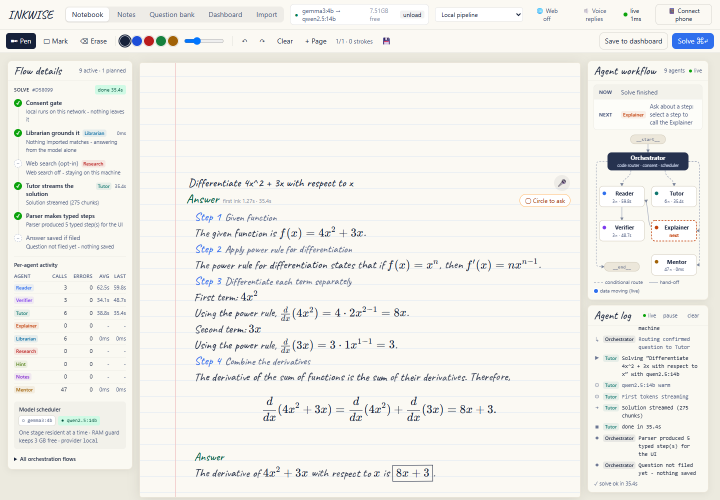
#> input picture bench/flicker-live.png, 1440 x 1000 px (shown at 1/2 size)
$ python -i test_math_ocr.py   (imports and definitions only)
#> lines starting #> are read from the running program, lines starting #| are printed output that depends on the picture; after the words box and inside, x2 and y2 are one past the last pixel; in counts of white or black regions, pixels touching at a corner belong together
#> further down, picture is the input picture: PIL image 1440x1000 RGB; mean R, G, B 241.1, 240.2, 235.3
"""Measure handwritten-maths transcription accuracy under different preprocessing.

The reported failure was "4x^2" being read as "2x^2": a coefficient error that
silently invalidates the whole solution. Small crops are the suspect - the
vision encoder works at a fixed tile size, so a 594x377 crop is effectively
upsampled by the model rather than by us, losing stroke detail.
"""
import base64
import io
import json
import sys
import time
from pathlib import Path

import httpx
from PIL import Image, ImageEnhance, ImageOps

sys.path.insert(0, str(Path(__file__).resolve().parents[1] / "backend"))
# [1 line not run here, left out]

from app.ai import prompts  # noqa: E402

HERE = Path(__file__).parent
OLLAMA = "http://127.0.0.1:11434"
MODEL = "gemma3:4b"

EXPECT = {
    "deriv4x2": ["4x^2", "4x"],
    "deriv7x3": ["7x^3", "7x"],
    "integ3x2": ["3x^2", "3x"],
    "quad": ["2x^2", "7x", "3"],
    "frac": ["8x^4", "2x^2"],
}


def crop_ink(im, pad=36, threshold=170):
#> called with pad = 36, threshold = 170
    mask = im.convert("L").point(lambda v: 255 if v < threshold else 0, "L")
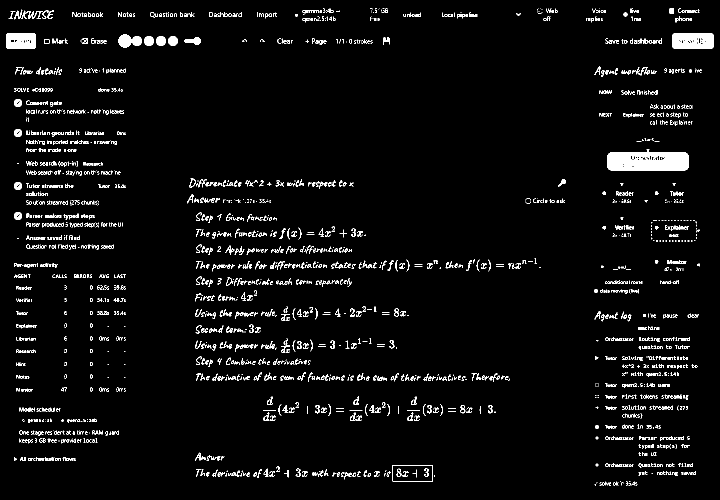
#> mask: PIL image 1440x1000 L (shown at 1/2 size); 3.7% white; 2143 white regions (1348 under 20 px), largest, box (x1, y1, x2, y2) and area: (1215, 299, 1377, 341) 5291, (1344, 66, 1428, 98) 2377, (12, 66, 72, 98) 1752
    box = mask.getbbox()
#> box = (12, 16, 1428, 971)
    if not box:
        return im
    l, t, r, b = box
#> l = 12; t = 16; r = 1428; b = 971
    return im.crop((max(0, l - pad), max(0, t - pad),
                    min(im.width, r + pad), min(im.height, b + pad)))


def variant_baseline(im):
    return crop_ink(im)


def variant_upscaled(im, target=1120):
    im = crop_ink(im)
    if max(im.size) < target:
        s = target / max(im.size)
        im = im.resize((round(im.width * s), round(im.height * s)), Image.LANCZOS)
    return im


def variant_sharpened(im, target=1120):
    im = variant_upscaled(im, target)
    im = ImageOps.autocontrast(im.convert("L"), cutoff=1).convert("RGB")
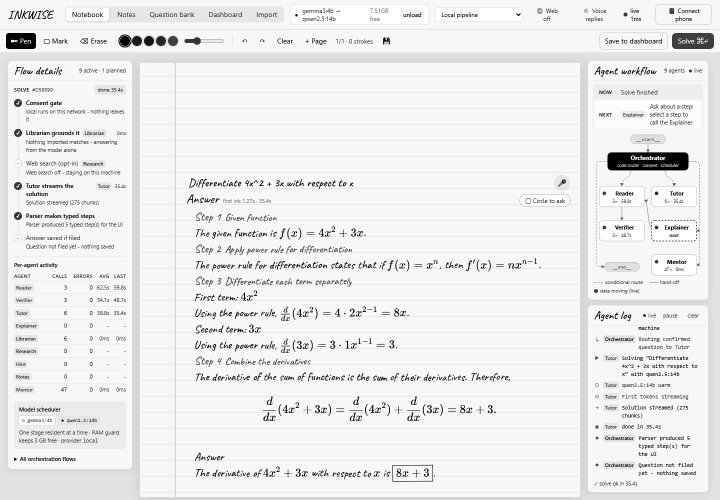
#> im: PIL image 1440x1000 RGB (shown at 1/2 size); min 0, max 255, mean 235.6
    return ImageEnhance.Sharpness(im).enhance(1.8)


VARIANTS = {"baseline": variant_baseline,
            "upscaled": variant_upscaled,
            "upscaled+sharp": variant_sharpened}


# [16 lines left out: functions b64, ask, not called in this run]


def norm(s):
    return (s.replace(" ", "").replace("\\cdot", "").replace("{", "")
            .replace("}", "").replace("\\", "").replace("$", "").lower())


def score(text, expect):
    n = norm(text)
    return sum(1 for e in expect if norm(e) in n), len(expect)


# [27 lines left out: function main, not called in this run]


# [2 lines not run here, left out]

>>> from PIL import Image
>>> picture = Image.open('flicker-live.png')
>>> result = variant_sharpened(picture)

$ run again, on bench/revise.png
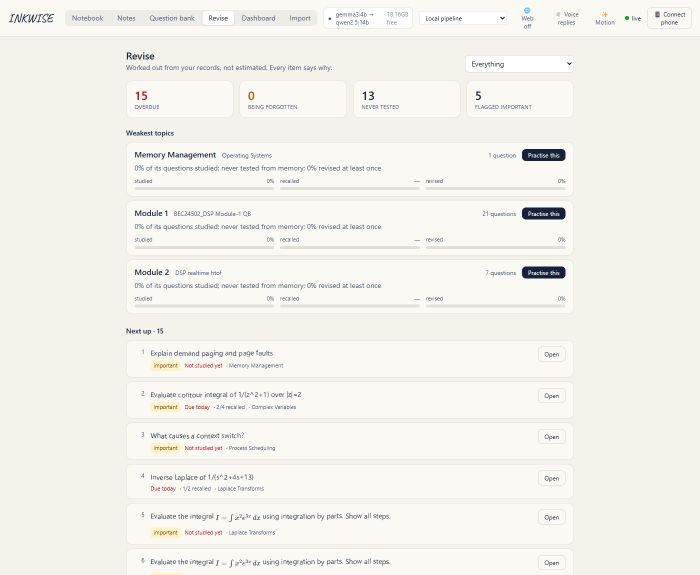
#> input picture bench/revise.png, 1400 x 1150 px (shown at 1/2 size)
#> picture is the input picture: PIL image 1400x1150 RGB; mean R, G, B 243.8, 242, 235.5
#> in crop_ink, `mask = im.convert("L").point(lambda v: 255 if v < threshold else 0, "L")`:
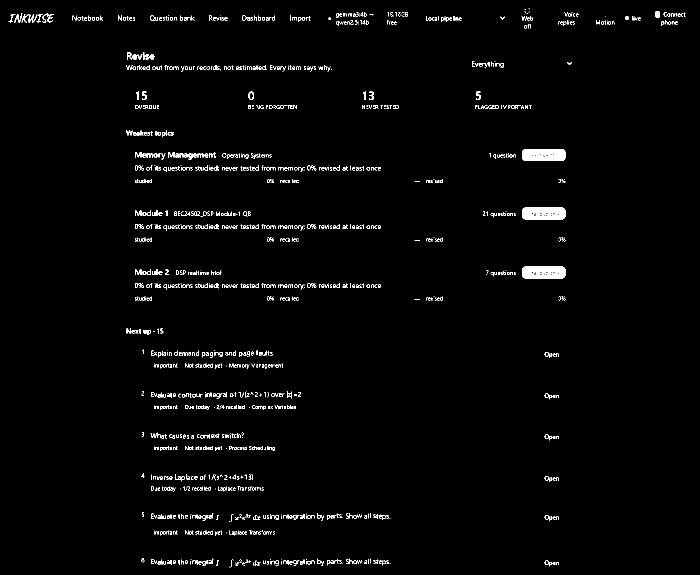
#> mask: PIL image 1400x1150 L (shown at 1/2 size); 1.7% white in thin lines or dots
#> box = (17, 16, 1371, 1135)
#> l = 17; t = 16; r = 1371; b = 1135
#> in variant_sharpened, `im = ImageOps.autocontrast(im.convert("L"), cutoff=1).convert("RGB")`:
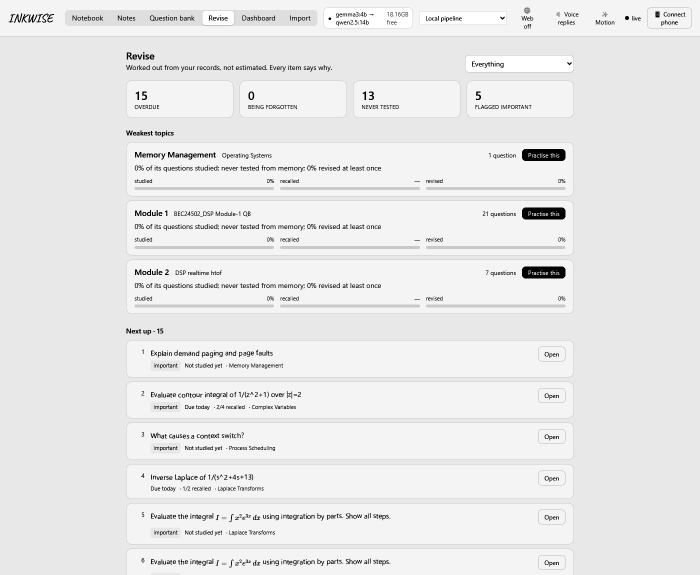
#> im: PIL image 1400x1150 RGB (shown at 1/2 size); min 0, max 255, mean 232.7

$ run again, on bench/rule-520.png
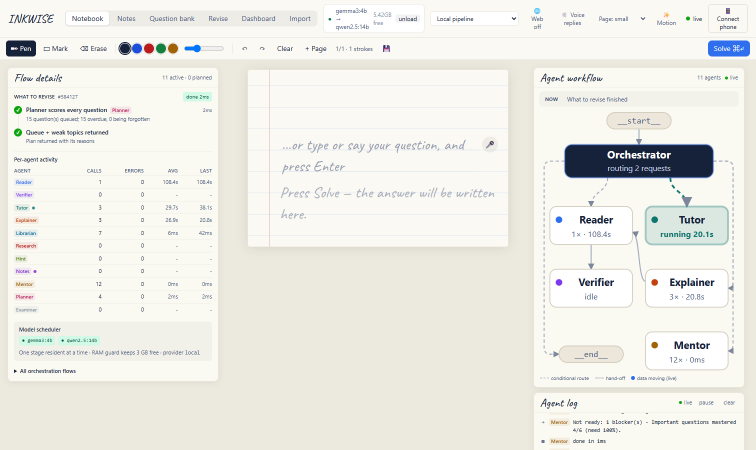
#> input picture bench/rule-520.png, 1512 x 900 px (shown at 1/2 size)
#> picture is the input picture: PIL image 1512x900 RGB; mean R, G, B 237.3, 236.6, 230.3
#> in crop_ink, `mask = im.convert("L").point(lambda v: 255 if v < threshold else 0, "L")`:
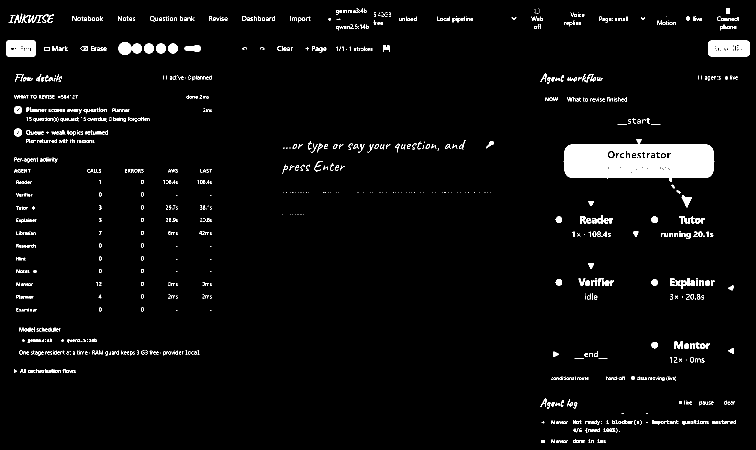
#> mask: PIL image 1512x900 L (shown at 1/2 size); 3.5% white; 1171 white regions (783 under 20 px), largest, box (x1, y1, x2, y2) and area: (1127, 278, 1429, 364) 18610, (1416, 81, 1500, 113) 2377, (12, 81, 72, 113) 1752
#> box = (12, 16, 1500, 886)
#> l = 12; t = 16; r = 1500; b = 886
#> in variant_sharpened, `im = ImageOps.autocontrast(im.convert("L"), cutoff=1).convert("RGB")`:
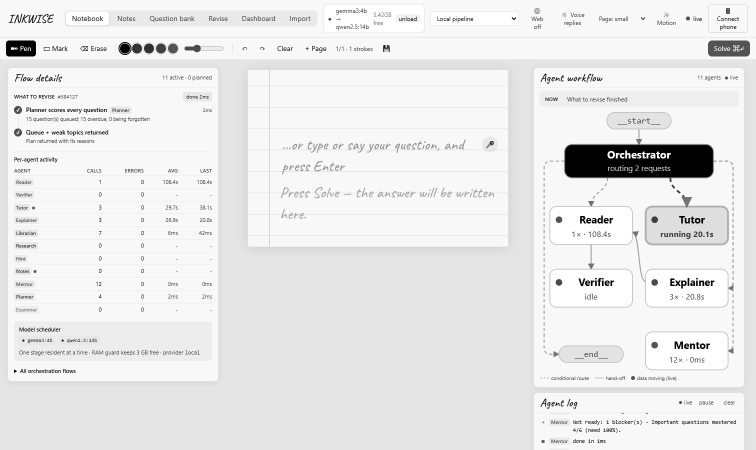
#> im: PIL image 1512x900 RGB (shown at 1/2 size); min 0, max 255, mean 233.1

$ run again, on bench/rule-700.png
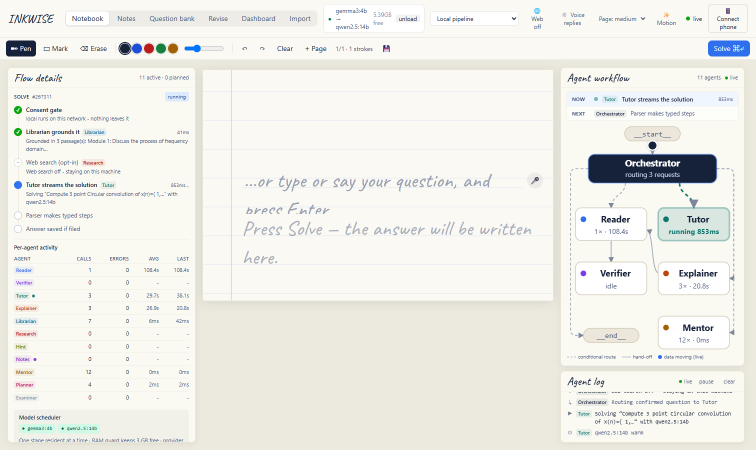
#> input picture bench/rule-700.png, 1512 x 900 px (shown at 1/2 size)
#> picture is the input picture: PIL image 1512x900 RGB; mean R, G, B 238.8, 238.2, 232.4
#> in crop_ink, `mask = im.convert("L").point(lambda v: 255 if v < threshold else 0, "L")`:
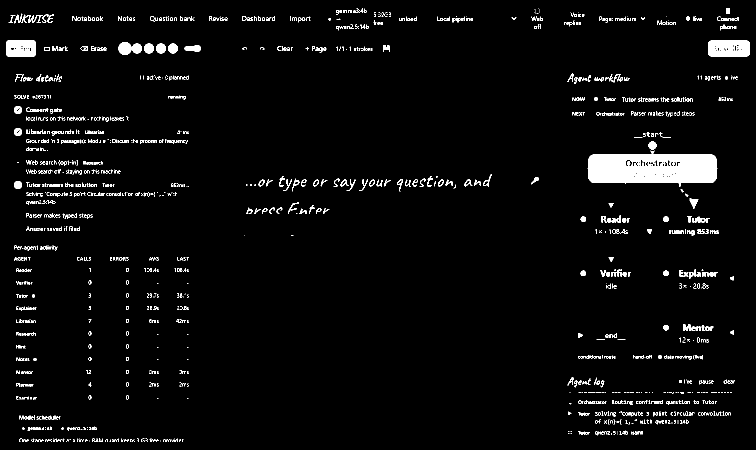
#> mask: PIL image 1512x900 L (shown at 1/2 size); 3.4% white; 1500 white regions (1087 under 20 px), largest, box (x1, y1, x2, y2) and area: (1175, 301, 1435, 373) 13581, (1416, 81, 1500, 113) 2377, (12, 81, 72, 113) 1752
#> box = (12, 16, 1500, 884)
#> l = 12; t = 16; r = 1500; b = 884
#> in variant_sharpened, `im = ImageOps.autocontrast(im.convert("L"), cutoff=1).convert("RGB")`:
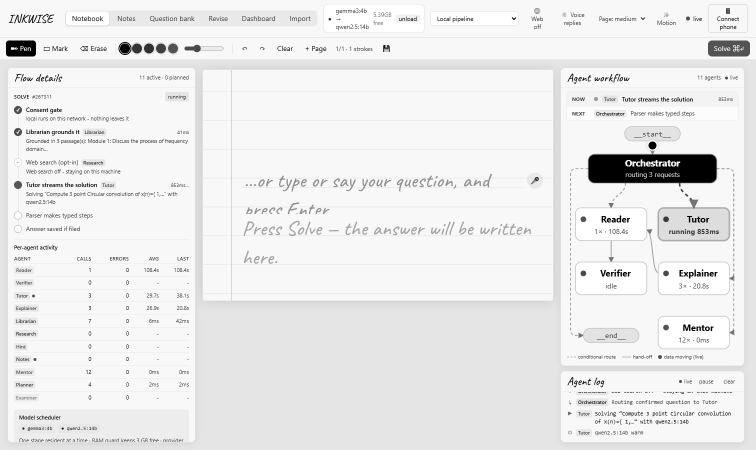
#> im: PIL image 1512x900 RGB (shown at 1/2 size); min 0, max 255, mean 235
